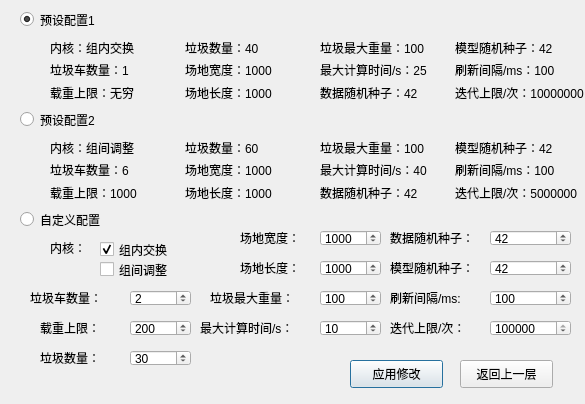
<?xml version="1.0" encoding="UTF-8"?>
<ui version="4.0">
 <class>Dialog</class>
 <widget class="QDialog" name="Dialog">
  <property name="geometry">
   <rect>
    <x>0</x>
    <y>0</y>
    <width>585</width>
    <height>404</height>
   </rect>
  </property>
  <property name="windowTitle">
   <string>Dialog</string>
  </property>
  <widget class="QPushButton" name="save">
   <property name="geometry">
    <rect>
     <x>350</x>
     <y>360</y>
     <width>93</width>
     <height>28</height>
    </rect>
   </property>
   <property name="text">
    <string>应用修改</string>
   </property>
  </widget>
  <widget class="QPushButton" name="return_2">
   <property name="geometry">
    <rect>
     <x>460</x>
     <y>360</y>
     <width>93</width>
     <height>28</height>
    </rect>
   </property>
   <property name="text">
    <string>返回上一层</string>
   </property>
  </widget>
  <widget class="QRadioButton" name="radioButton_1">
   <property name="geometry">
    <rect>
     <x>20</x>
     <y>10</y>
     <width>115</width>
     <height>19</height>
    </rect>
   </property>
   <property name="text">
    <string>预设配置1</string>
   </property>
   <property name="checked">
    <bool>true</bool>
   </property>
  </widget>
  <widget class="QRadioButton" name="radioButton_2">
   <property name="geometry">
    <rect>
     <x>20</x>
     <y>110</y>
     <width>115</width>
     <height>19</height>
    </rect>
   </property>
   <property name="text">
    <string>预设配置2</string>
   </property>
  </widget>
  <widget class="QRadioButton" name="radioButton_3">
   <property name="geometry">
    <rect>
     <x>20</x>
     <y>210</y>
     <width>115</width>
     <height>19</height>
    </rect>
   </property>
   <property name="text">
    <string>自定义配置</string>
   </property>
  </widget>
  <widget class="QWidget" name="gridLayoutWidget">
   <property name="geometry">
    <rect>
     <x>50</x>
     <y>40</y>
     <width>534</width>
     <height>61</height>
    </rect>
   </property>
   <layout class="QGridLayout" name="gridLayout">
    <item row="3" column="1">
     <widget class="QLabel" name="label_9">
      <property name="text">
       <string>场地长度：1000</string>
      </property>
     </widget>
    </item>
    <item row="2" column="1">
     <widget class="QLabel" name="label_7">
      <property name="text">
       <string>场地宽度：1000</string>
      </property>
     </widget>
    </item>
    <item row="1" column="2">
     <widget class="QLabel" name="label_11">
      <property name="text">
       <string>垃圾最大重量：100</string>
      </property>
     </widget>
    </item>
    <item row="3" column="3">
     <widget class="QLabel" name="label_22">
      <property name="text">
       <string>迭代上限/次：10000000</string>
      </property>
     </widget>
    </item>
    <item row="2" column="2">
     <widget class="QLabel" name="label_10">
      <property name="text">
       <string>最大计算时间/s：25</string>
      </property>
     </widget>
    </item>
    <item row="1" column="1">
     <widget class="QLabel" name="label_8">
      <property name="text">
       <string>垃圾数量：40</string>
      </property>
     </widget>
    </item>
    <item row="3" column="0">
     <widget class="QLabel" name="label_6">
      <property name="text">
       <string>载重上限：无穷</string>
      </property>
     </widget>
    </item>
    <item row="1" column="3">
     <widget class="QLabel" name="label_23">
      <property name="text">
       <string>模型随机种子：42</string>
      </property>
     </widget>
    </item>
    <item row="2" column="3">
     <widget class="QLabel" name="label_24">
      <property name="text">
       <string>刷新间隔/ms：100</string>
      </property>
     </widget>
    </item>
    <item row="3" column="2">
     <widget class="QLabel" name="label_12">
      <property name="text">
       <string>数据随机种子：42</string>
      </property>
     </widget>
    </item>
    <item row="2" column="0">
     <widget class="QLabel" name="label_5">
      <property name="text">
       <string>垃圾车数量：1</string>
      </property>
     </widget>
    </item>
    <item row="1" column="0">
     <widget class="QLabel" name="label_4">
      <property name="text">
       <string>内核：组内交换</string>
      </property>
     </widget>
    </item>
   </layout>
  </widget>
  <widget class="QWidget" name="gridLayoutWidget_2">
   <property name="geometry">
    <rect>
     <x>50</x>
     <y>140</y>
     <width>534</width>
     <height>61</height>
    </rect>
   </property>
   <layout class="QGridLayout" name="gridLayout_2">
    <item row="3" column="1">
     <widget class="QLabel" name="label_13">
      <property name="text">
       <string>场地长度：1000</string>
      </property>
     </widget>
    </item>
    <item row="2" column="2">
     <widget class="QLabel" name="label_14">
      <property name="text">
       <string>最大计算时间/s：40</string>
      </property>
     </widget>
    </item>
    <item row="2" column="1">
     <widget class="QLabel" name="label_15">
      <property name="text">
       <string>场地宽度：1000</string>
      </property>
     </widget>
    </item>
    <item row="1" column="2">
     <widget class="QLabel" name="label_16">
      <property name="text">
       <string>垃圾最大重量：100</string>
      </property>
     </widget>
    </item>
    <item row="1" column="1">
     <widget class="QLabel" name="label_17">
      <property name="text">
       <string>垃圾数量：60</string>
      </property>
     </widget>
    </item>
    <item row="1" column="0">
     <widget class="QLabel" name="label_18">
      <property name="text">
       <string>内核：组间调整</string>
      </property>
     </widget>
    </item>
    <item row="3" column="2">
     <widget class="QLabel" name="label_19">
      <property name="text">
       <string>数据随机种子：42</string>
      </property>
     </widget>
    </item>
    <item row="2" column="0">
     <widget class="QLabel" name="label_20">
      <property name="text">
       <string>垃圾车数量：6</string>
      </property>
     </widget>
    </item>
    <item row="3" column="0">
     <widget class="QLabel" name="label_21">
      <property name="text">
       <string>载重上限：1000</string>
      </property>
     </widget>
    </item>
    <item row="3" column="3">
     <widget class="QLabel" name="label_25">
      <property name="text">
       <string>迭代上限/次：5000000</string>
      </property>
     </widget>
    </item>
    <item row="1" column="3">
     <widget class="QLabel" name="label_26">
      <property name="text">
       <string>模型随机种子：42</string>
      </property>
     </widget>
    </item>
    <item row="2" column="3">
     <widget class="QLabel" name="label_27">
      <property name="text">
       <string>刷新间隔/ms：100</string>
      </property>
     </widget>
    </item>
   </layout>
  </widget>
  <widget class="QLabel" name="label_28">
   <property name="geometry">
    <rect>
     <x>50</x>
     <y>240</y>
     <width>41</width>
     <height>16</height>
    </rect>
   </property>
   <property name="text">
    <string>内核：</string>
   </property>
  </widget>
  <widget class="QLabel" name="label_29">
   <property name="geometry">
    <rect>
     <x>30</x>
     <y>290</y>
     <width>91</width>
     <height>16</height>
    </rect>
   </property>
   <property name="text">
    <string>垃圾车数量：</string>
   </property>
  </widget>
  <widget class="QSpinBox" name="spinBox">
   <property name="geometry">
    <rect>
     <x>130</x>
     <y>290</y>
     <width>61</width>
     <height>16</height>
    </rect>
   </property>
   <property name="minimum">
    <number>1</number>
   </property>
   <property name="maximum">
    <number>20</number>
   </property>
   <property name="value">
    <number>2</number>
   </property>
  </widget>
  <widget class="QLabel" name="label_30">
   <property name="geometry">
    <rect>
     <x>40</x>
     <y>320</y>
     <width>91</width>
     <height>16</height>
    </rect>
   </property>
   <property name="text">
    <string>载重上限：</string>
   </property>
  </widget>
  <widget class="QLabel" name="label_31">
   <property name="geometry">
    <rect>
     <x>40</x>
     <y>350</y>
     <width>91</width>
     <height>16</height>
    </rect>
   </property>
   <property name="text">
    <string>垃圾数量：</string>
   </property>
  </widget>
  <widget class="QLabel" name="label_32">
   <property name="geometry">
    <rect>
     <x>240</x>
     <y>230</y>
     <width>91</width>
     <height>16</height>
    </rect>
   </property>
   <property name="text">
    <string>场地宽度：</string>
   </property>
  </widget>
  <widget class="QLabel" name="label_33">
   <property name="geometry">
    <rect>
     <x>240</x>
     <y>260</y>
     <width>91</width>
     <height>16</height>
    </rect>
   </property>
   <property name="text">
    <string>场地长度：</string>
   </property>
  </widget>
  <widget class="QLabel" name="label_34">
   <property name="geometry">
    <rect>
     <x>210</x>
     <y>290</y>
     <width>111</width>
     <height>16</height>
    </rect>
   </property>
   <property name="text">
    <string>垃圾最大重量：</string>
   </property>
  </widget>
  <widget class="QLabel" name="label_35">
   <property name="geometry">
    <rect>
     <x>200</x>
     <y>320</y>
     <width>121</width>
     <height>16</height>
    </rect>
   </property>
   <property name="text">
    <string>最大计算时间/s：</string>
   </property>
  </widget>
  <widget class="QSpinBox" name="spinBox_2">
   <property name="geometry">
    <rect>
     <x>130</x>
     <y>320</y>
     <width>61</width>
     <height>16</height>
    </rect>
   </property>
   <property name="minimum">
    <number>1</number>
   </property>
   <property name="maximum">
    <number>100000</number>
   </property>
   <property name="value">
    <number>200</number>
   </property>
  </widget>
  <widget class="QSpinBox" name="spinBox_3">
   <property name="geometry">
    <rect>
     <x>130</x>
     <y>350</y>
     <width>61</width>
     <height>16</height>
    </rect>
   </property>
   <property name="minimum">
    <number>1</number>
   </property>
   <property name="maximum">
    <number>100</number>
   </property>
   <property name="value">
    <number>30</number>
   </property>
  </widget>
  <widget class="QSpinBox" name="spinBox_4">
   <property name="geometry">
    <rect>
     <x>320</x>
     <y>230</y>
     <width>61</width>
     <height>16</height>
    </rect>
   </property>
   <property name="minimum">
    <number>1</number>
   </property>
   <property name="maximum">
    <number>10000</number>
   </property>
   <property name="value">
    <number>1000</number>
   </property>
  </widget>
  <widget class="QSpinBox" name="spinBox_5">
   <property name="geometry">
    <rect>
     <x>320</x>
     <y>260</y>
     <width>61</width>
     <height>16</height>
    </rect>
   </property>
   <property name="minimum">
    <number>1</number>
   </property>
   <property name="maximum">
    <number>10000</number>
   </property>
   <property name="value">
    <number>1000</number>
   </property>
  </widget>
  <widget class="QSpinBox" name="spinBox_6">
   <property name="geometry">
    <rect>
     <x>320</x>
     <y>290</y>
     <width>61</width>
     <height>16</height>
    </rect>
   </property>
   <property name="minimum">
    <number>1</number>
   </property>
   <property name="maximum">
    <number>100000</number>
   </property>
   <property name="value">
    <number>100</number>
   </property>
  </widget>
  <widget class="QSpinBox" name="spinBox_7">
   <property name="geometry">
    <rect>
     <x>320</x>
     <y>320</y>
     <width>61</width>
     <height>16</height>
    </rect>
   </property>
   <property name="minimum">
    <number>1</number>
   </property>
   <property name="maximum">
    <number>10000</number>
   </property>
   <property name="value">
    <number>10</number>
   </property>
  </widget>
  <widget class="QLabel" name="label_36">
   <property name="geometry">
    <rect>
     <x>390</x>
     <y>230</y>
     <width>101</width>
     <height>16</height>
    </rect>
   </property>
   <property name="text">
    <string>数据随机种子：</string>
   </property>
  </widget>
  <widget class="QSpinBox" name="spinBox_8">
   <property name="geometry">
    <rect>
     <x>490</x>
     <y>230</y>
     <width>81</width>
     <height>16</height>
    </rect>
   </property>
   <property name="minimum">
    <number>1</number>
   </property>
   <property name="maximum">
    <number>100000000</number>
   </property>
   <property name="value">
    <number>42</number>
   </property>
  </widget>
  <widget class="QLabel" name="label_37">
   <property name="geometry">
    <rect>
     <x>390</x>
     <y>260</y>
     <width>146</width>
     <height>15</height>
    </rect>
   </property>
   <property name="text">
    <string>模型随机种子：</string>
   </property>
  </widget>
  <widget class="QLabel" name="label_38">
   <property name="geometry">
    <rect>
     <x>390</x>
     <y>290</y>
     <width>146</width>
     <height>15</height>
    </rect>
   </property>
   <property name="text">
    <string>刷新间隔/ms:</string>
   </property>
  </widget>
  <widget class="QLabel" name="label_39">
   <property name="geometry">
    <rect>
     <x>390</x>
     <y>320</y>
     <width>146</width>
     <height>15</height>
    </rect>
   </property>
   <property name="text">
    <string>迭代上限/次：</string>
   </property>
  </widget>
  <widget class="QSpinBox" name="spinBox_9">
   <property name="geometry">
    <rect>
     <x>490</x>
     <y>260</y>
     <width>81</width>
     <height>16</height>
    </rect>
   </property>
   <property name="minimum">
    <number>1</number>
   </property>
   <property name="maximum">
    <number>100000000</number>
   </property>
   <property name="value">
    <number>42</number>
   </property>
  </widget>
  <widget class="QSpinBox" name="spinBox_10">
   <property name="geometry">
    <rect>
     <x>490</x>
     <y>290</y>
     <width>81</width>
     <height>16</height>
    </rect>
   </property>
   <property name="minimum">
    <number>1</number>
   </property>
   <property name="maximum">
    <number>10000</number>
   </property>
   <property name="value">
    <number>100</number>
   </property>
  </widget>
  <widget class="QSpinBox" name="spinBox_11">
   <property name="geometry">
    <rect>
     <x>490</x>
     <y>320</y>
     <width>81</width>
     <height>16</height>
    </rect>
   </property>
   <property name="minimum">
    <number>1</number>
   </property>
   <property name="maximum">
    <number>100000000</number>
   </property>
   <property name="value">
    <number>10000000</number>
   </property>
  </widget>
  <widget class="QCheckBox" name="checkBox_1">
   <property name="geometry">
    <rect>
     <x>100</x>
     <y>240</y>
     <width>91</width>
     <height>19</height>
    </rect>
   </property>
   <property name="text">
    <string>组内交换</string>
   </property>
   <property name="checked">
    <bool>true</bool>
   </property>
   <attribute name="buttonGroup">
    <string notr="true">buttonGroup</string>
   </attribute>
  </widget>
  <widget class="QCheckBox" name="checkBox_2">
   <property name="geometry">
    <rect>
     <x>100</x>
     <y>260</y>
     <width>91</width>
     <height>19</height>
    </rect>
   </property>
   <property name="text">
    <string>组间调整</string>
   </property>
   <attribute name="buttonGroup">
    <string notr="true">buttonGroup</string>
   </attribute>
  </widget>
 </widget>
 <resources/>
 <connections/>
 <buttongroups>
  <buttongroup name="buttonGroup"/>
 </buttongroups>
</ui>
